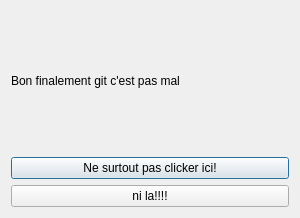
<?xml version="1.0" encoding="UTF-8"?>
<ui version="4.0">
 <class>Dialog</class>
 <widget class="QDialog" name="Dialog">
  <property name="geometry">
   <rect>
    <x>0</x>
    <y>0</y>
    <width>300</width>
    <height>218</height>
   </rect>
  </property>
  <property name="windowTitle">
   <string>Dialog</string>
  </property>
  <layout class="QHBoxLayout" name="horizontalLayout">
   <item>
    <layout class="QVBoxLayout" name="verticalLayout">
     <item>
      <widget class="QLabel" name="label">
       <property name="text">
        <string>Bon finalement git c'est pas mal</string>
       </property>
      </widget>
     </item>
     <item>
      <widget class="QPushButton" name="pushButton">
       <property name="text">
        <string>Ne surtout pas clicker ici!</string>
       </property>
      </widget>
     </item>
     <item>
      <widget class="QPushButton" name="pushButton_2">
       <property name="text">
        <string>ni la!!!!</string>
       </property>
      </widget>
     </item>
    </layout>
   </item>
  </layout>
 </widget>
 <resources/>
 <connections/>
</ui>
